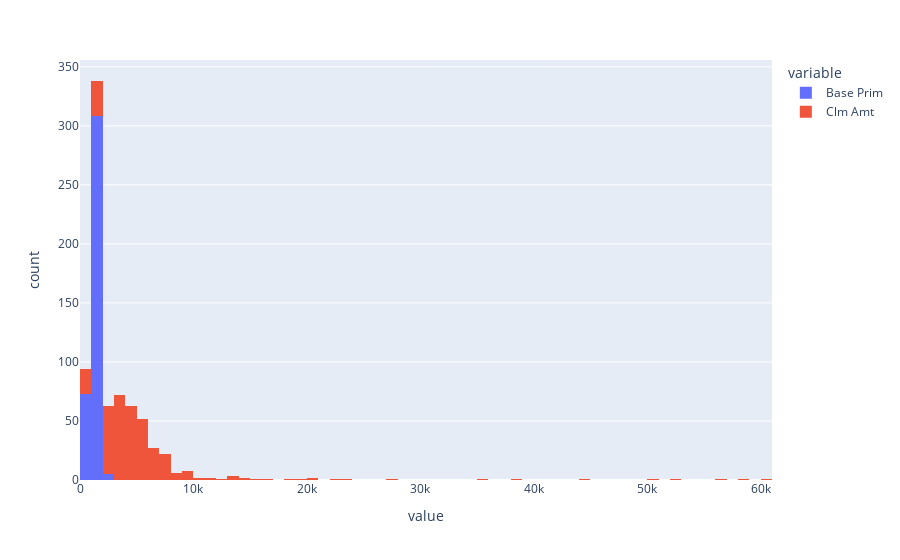

Notebook code cell kept with this figure:
### Code cell
prob_data = pd.DataFrame({"Clm Amt" : X_test_CLM_AMT,
                          "Base Prim" : base_prim})

#prob_data2 = prob_data[prob_data.Actual < 10000]
fig = px.histogram(prob_data, x=["Base Prim","Clm Amt"])
fig.show()

### Figure 1 — Plotly figure (JSON) as saved in the notebook; plotly's stock layout.template omitted (floating-point values rounded to 4 significant figures; data arrays with more than 128 entries replaced by an {"elided": "..."} marker saying what was removed)
{"data": [{"alignmentgroup": "True", "bingroup": "x", "hovertemplate": "variable=Base Prim<br>value=%{x}<br>count=%{y}<extra></extra>", "legendgroup": "Base Prim", "marker": {"color": "#636efa", "pattern": {"shape": ""}}, "name": "Base Prim", "offsetgroup": "Base Prim", "orientation": "v", "showlegend": true, "type": "histogram", "x": {"elided": "386 float values"}, "xaxis": "x", "yaxis": "y"}, {"alignmentgroup": "True", "bingroup": "x", "hovertemplate": "variable=Clm Amt<br>value=%{x}<br>count=%{y}<extra></extra>", "legendgroup": "Clm Amt", "marker": {"color": "#EF553B", "pattern": {"shape": ""}}, "name": "Clm Amt", "offsetgroup": "Clm Amt", "orientation": "v", "showlegend": true, "type": "histogram", "x": {"elided": "386 int values"}, "xaxis": "x", "yaxis": "y"}], "layout": {"autosize": true, "barmode": "relative", "legend": {"title": {"text": "variable"}, "tracegroupgap": 0}, "margin": {"t": 60}, "xaxis": {"anchor": "y", "autorange": true, "domain": [0, 1], "range": [0, 61000], "title": {"text": "value"}, "type": "linear"}, "yaxis": {"anchor": "x", "autorange": true, "domain": [0, 1], "range": [0, 355.8], "title": {"text": "count"}}}}
